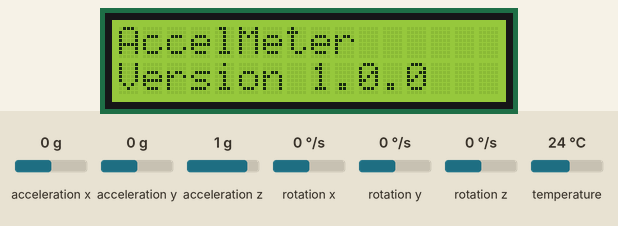
A program run on a simulated Arduino Uno, built with avr-gcc and run on an emulated ATmega328P. Parts: 16×2 character LCD. The inputs (shaded band) are chosen by the test bench; at power-on: acceleration x 0 g, acceleration y 0 g, acceleration z 1 g, rotation x 0 °/s, rotation y 0 °/s, rotation z 0 °/s, temperature 24 °C. What the program prints to the serial monitor is not drawn.

Above: at 0.1 s.
At 1.7 s:
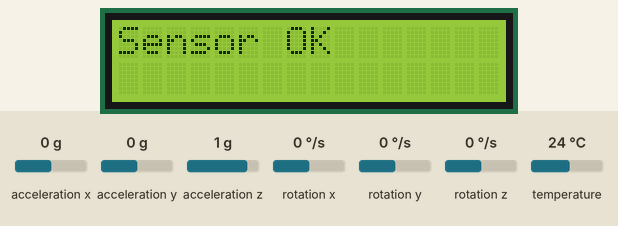

The program:

main.cpp
```cpp
#include <Arduino.h>

#include "Config.h"

#include "Display.h"
#include "Sensor.h"

void setup()
{
    Serial.begin(SERIAL_BAUD);

    display.begin();
    display.splash();

    delay(1500);

    if(sensor.begin())
    {
        display.showError("Sensor OK");
    }
    else
    {
        display.showError("Sensor ERROR");

        while(true);
    }
}

void loop()
{
    sensor.update();

    Serial.print("AX=");
    Serial.print(sensor.ax(),3);

    Serial.print(" AY=");
    Serial.print(sensor.ay(),3);

    Serial.print(" AZ=");
    Serial.println(sensor.az(),3);

    delay(100);
}
```

Config.h
```cpp
#ifndef CONFIG_H
#define CONFIG_H

#include <Arduino.h>

//==================================================
// Project Information
//==================================================

#define PROJECT_NAME        "AccelMeter"
#define PROJECT_VERSION     "1.0.0"

//==================================================
// Serial Port
//==================================================

constexpr uint32_t SERIAL_BAUD = 115200;

//==================================================
// System Timing (ms)
//==================================================

constexpr uint16_t SENSOR_PERIOD_MS  = 10;    // 100Hz
constexpr uint16_t LCD_PERIOD_MS     = 100;   // 10Hz
constexpr uint16_t SERIAL_PERIOD_MS  = 50;    // 20Hz
constexpr uint16_t BUTTON_PERIOD_MS  = 20;    // 50Hz

//==================================================
// General Settings
//==================================================

constexpr bool ENABLE_SERIAL = true;
constexpr bool ENABLE_LCD    = true;

#endif
```
